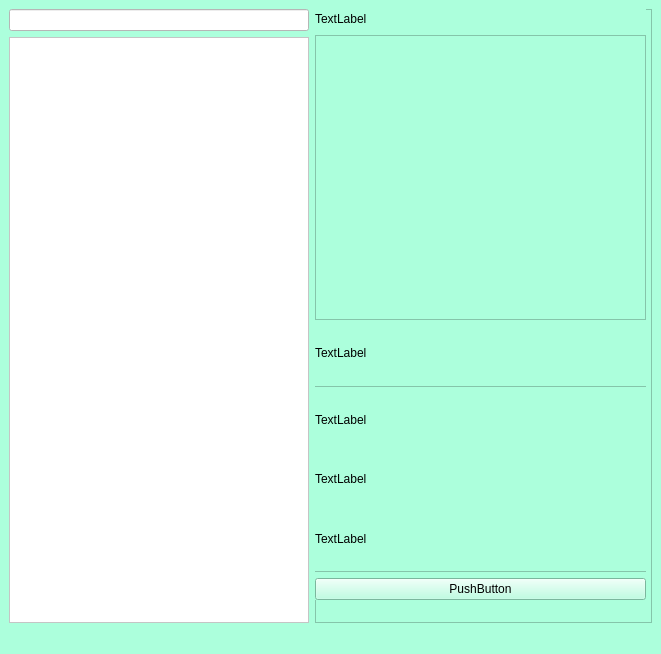
<?xml version="1.0" encoding="UTF-8"?>
<ui version="4.0">
 <class>MainWindow</class>
 <widget class="QMainWindow" name="MainWindow">
  <property name="geometry">
   <rect>
    <x>0</x>
    <y>0</y>
    <width>661</width>
    <height>654</height>
   </rect>
  </property>
  <property name="windowTitle">
   <string>MainWindow</string>
  </property>
  <property name="styleSheet">
   <string notr="true">background-color: #acffdc;</string>
  </property>
  <widget class="QWidget" name="centralwidget">
   <layout class="QGridLayout" name="gridLayout">
    <item row="0" column="0">
     <layout class="QFormLayout" name="formLayout">
      <item row="0" column="0">
       <layout class="QVBoxLayout" name="verticalLayout">
        <item>
         <widget class="QLineEdit" name="Search">
          <property name="styleSheet">
           <string notr="true">background-color: white;</string>
          </property>
         </widget>
        </item>
        <item>
         <widget class="QListView" name="CarList">
          <property name="minimumSize">
           <size>
            <width>300</width>
            <height>500</height>
           </size>
          </property>
          <property name="styleSheet">
           <string notr="true">background-color: white;</string>
          </property>
         </widget>
        </item>
       </layout>
      </item>
      <item row="0" column="1">
       <layout class="QVBoxLayout" name="verticalLayout_2">
        <item>
         <widget class="QFrame" name="frame">
          <property name="sizePolicy">
           <sizepolicy hsizetype="Preferred" vsizetype="Expanding">
            <horstretch>0</horstretch>
            <verstretch>0</verstretch>
           </sizepolicy>
          </property>
          <property name="minimumSize">
           <size>
            <width>0</width>
            <height>25</height>
           </size>
          </property>
          <property name="frameShape">
           <enum>QFrame::StyledPanel</enum>
          </property>
          <property name="frameShadow">
           <enum>QFrame::Raised</enum>
          </property>
          <widget class="QWidget" name="verticalLayoutWidget">
           <property name="geometry">
            <rect>
             <x>0</x>
             <y>0</y>
             <width>331</width>
             <height>591</height>
            </rect>
           </property>
           <layout class="QVBoxLayout" name="verticalLayout_3">
            <item>
             <widget class="QLabel" name="ItemName">
              <property name="maximumSize">
               <size>
                <width>16777215</width>
                <height>20</height>
               </size>
              </property>
              <property name="text">
               <string>TextLabel</string>
              </property>
             </widget>
            </item>
            <item>
             <widget class="QGraphicsView" name="graphicsView">
              <property name="maximumSize">
               <size>
                <width>16777215</width>
                <height>285</height>
               </size>
              </property>
             </widget>
            </item>
            <item>
             <widget class="QLabel" name="VINCodeNamee">
              <property name="text">
               <string>TextLabel</string>
              </property>
             </widget>
            </item>
            <item>
             <widget class="QFrame" name="line">
              <property name="maximumSize">
               <size>
                <width>16777215</width>
                <height>1</height>
               </size>
              </property>
              <property name="frameShape">
               <enum>QFrame::StyledPanel</enum>
              </property>
              <property name="frameShadow">
               <enum>QFrame::Raised</enum>
              </property>
             </widget>
            </item>
            <item>
             <widget class="QLabel" name="BrandName">
              <property name="text">
               <string>TextLabel</string>
              </property>
             </widget>
            </item>
            <item>
             <widget class="QLabel" name="PriceName">
              <property name="text">
               <string>TextLabel</string>
              </property>
             </widget>
            </item>
            <item>
             <widget class="QLabel" name="ModelName">
              <property name="text">
               <string>TextLabel</string>
              </property>
             </widget>
            </item>
            <item>
             <widget class="QFrame" name="line1">
              <property name="maximumSize">
               <size>
                <width>16777215</width>
                <height>1</height>
               </size>
              </property>
              <property name="frameShape">
               <enum>QFrame::StyledPanel</enum>
              </property>
              <property name="frameShadow">
               <enum>QFrame::Raised</enum>
              </property>
             </widget>
            </item>
            <item>
             <widget class="QPushButton" name="pushButton">
              <property name="text">
               <string>PushButton</string>
              </property>
             </widget>
            </item>
           </layout>
          </widget>
         </widget>
        </item>
       </layout>
      </item>
     </layout>
    </item>
   </layout>
  </widget>
  <widget class="QMenuBar" name="menubar">
   <property name="geometry">
    <rect>
     <x>0</x>
     <y>0</y>
     <width>661</width>
     <height>21</height>
    </rect>
   </property>
  </widget>
  <widget class="QStatusBar" name="statusbar"/>
 </widget>
 <resources/>
 <connections/>
</ui>
